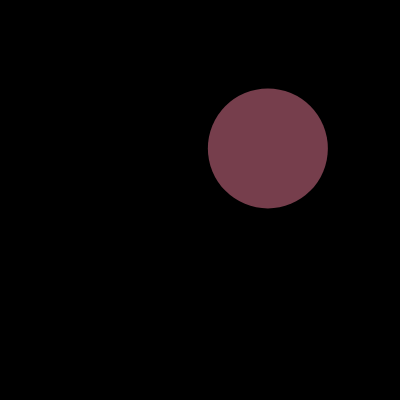
Frame 1 (no input)
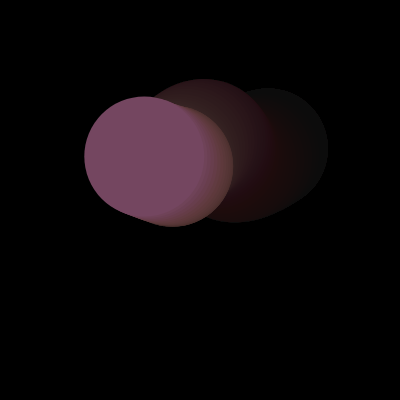
Frame 60 (no input)
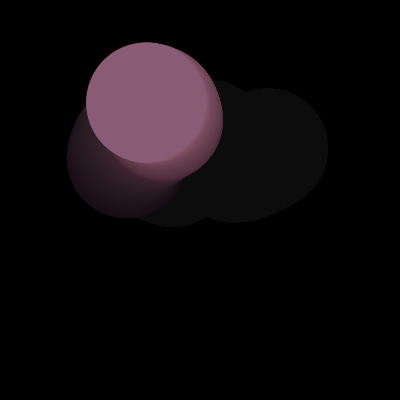
Frame 120 (the mouse pressed at the canvas centre since frame 60)

The p5.js sketch that drew these frames (run headless with seeded random() and noise() and a simulated clock; from frame 60 on, the mouse is pressed at the canvas centre):

// p5.js sketch
// ── sketch.js
var t;

function setup() {
	createCanvas(400, 400);
	background(0);
	t = 0;
}

function draw() {
	background(0, 10);

	var x = width * noise(t);
	var y = height * noise(t+5);
	var r = 255 * noise(t+10);
	var g = 255 * noise(t+100);
	var b = 255 * noise(t+200);

	noStroke();
	fill(r, g, b);
	ellipse(x, y, 120, 120);

	t = t + 0.01;
}
